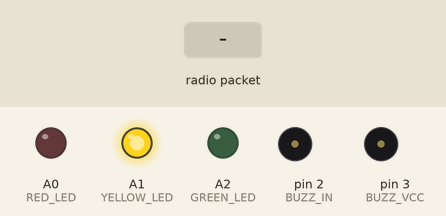
Recording of a sketch running on a simulated Arduino Uno, built with avr-gcc and run on an emulated ATmega328P. On the bench: output pins drawn as LEDs (lit = HIGH), buzzer (waves = sounding, pin HIGH). Inputs (shaded band) come from the test bench. No radio packets arrive unless stated.

Above: at 1.2 s.
1.3 s: radio packet "verify" arrives
At 1.7 s:
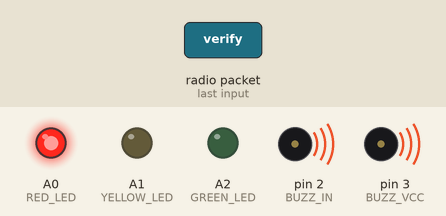
At 2.8 s:
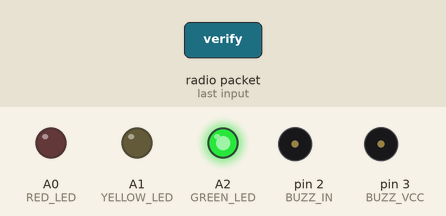
Timing chart, 0 to 4.3 s (numbered marks = the images above; inputs shaded):
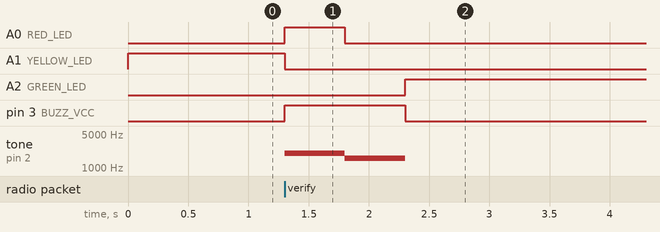

Measured:
- after the input at 1.3 s, A0 (RED_LED): LOW → HIGH at once, → LOW 0.50 s later; A1 (YELLOW_LED): HIGH → LOW at once; A2 (GREEN_LED): LOW → HIGH after 1.0 s; pin 3 (BUZZ_VCC): LOW → HIGH at once, → LOW 1.0 s later; tone on pin 2 (BUZZ_IN): silent → 2000 Hz at once, → 1600 Hz 0.50 s later, → silent 0.50 s later

The sketch:

Receiver.ino
```cpp
#include <SPI.h>
#include <nRF24L01.h> // Libraries for nRF24L01 transmitter
#include <RF24.h>

#define NRF_CE 7 // NRF24L01 CE pin
#define NRF_CSN 8 // NRF24L01 CSN pin
#define RED_LED A0 // Red led pin
#define YELLOW_LED A1 // Yellow led pin
#define GREEN_LED A2 // Green led pin
#define BUZZ_VCC 3 // Buzzer VCC pin
#define BUZZ_IN 2 // Buzzer IN pin

RF24 radio(NRF_CE, NRF_CSN); // Initialising RF24

void LEDsSetup() { // Method for LEDs setup
  pinMode(RED_LED, OUTPUT);
  pinMode(YELLOW_LED, OUTPUT); // Setting the LED pins as output
  pinMode(GREEN_LED, OUTPUT);
  digitalWrite(YELLOW_LED, HIGH); // Powering the yellow LED
}

void BuzzerSetup() { // Method for buzzer setup
  pinMode(BUZZ_IN, OUTPUT); // Setting the buzzer pin as output
  pinMode(BUZZ_VCC, OUTPUT); // Powering the buzzer from another arduino pin
}

void ReceiverSetup(byte address[]) { // Method for receiver setup
  radio.begin(); // Radio beginning
  radio.openReadingPipe(0, address); // Getting the adress
  radio.setPALevel(RF24_PA_MAX); // Setting the PA level
  radio.setDataRate(RF24_250KBPS); // Setting the data rate
  radio.startListening();// Starting the receiver listening
}

void setup() {
  LEDsSetup(); // Method for LEDs setup
  BuzzerSetup(); // Method for buzzer setup
  ReceiverSetup("00001"); // Method for receiver setup
}

void Receiver() { // Method for receiving and processing the data
  char text[32] = "";
  if (radio.available()) { // If a radio signal is available, a text is read
    digitalWrite(A1, LOW);
    radio.read(&text, sizeof(text));
    String transData = String(text);
    if(transData == "verify") { // If the readed text is "verify", the buzzer and red LED are turned on
      digitalWrite(GREEN_LED, LOW);
      digitalWrite(BUZZ_VCC, HIGH);
      digitalWrite(RED_LED, HIGH);
      tone(BUZZ_IN, 2000);
      delay(500);
      digitalWrite(RED_LED, LOW);
      tone(BUZZ_IN, 1600);
      delay(500);
      digitalWrite(RED_LED, HIGH);
    }
    digitalWrite(GREEN_LED, HIGH);
    digitalWrite(RED_LED, LOW); // Powering on the green LED and powering off the red LED and the buzzer if no text is received
    digitalWrite(BUZZ_VCC, LOW);
    noTone(BUZZ_IN);
  }
}

void loop() {
  Receiver(); // Method for receiving and processing the data
}
```
